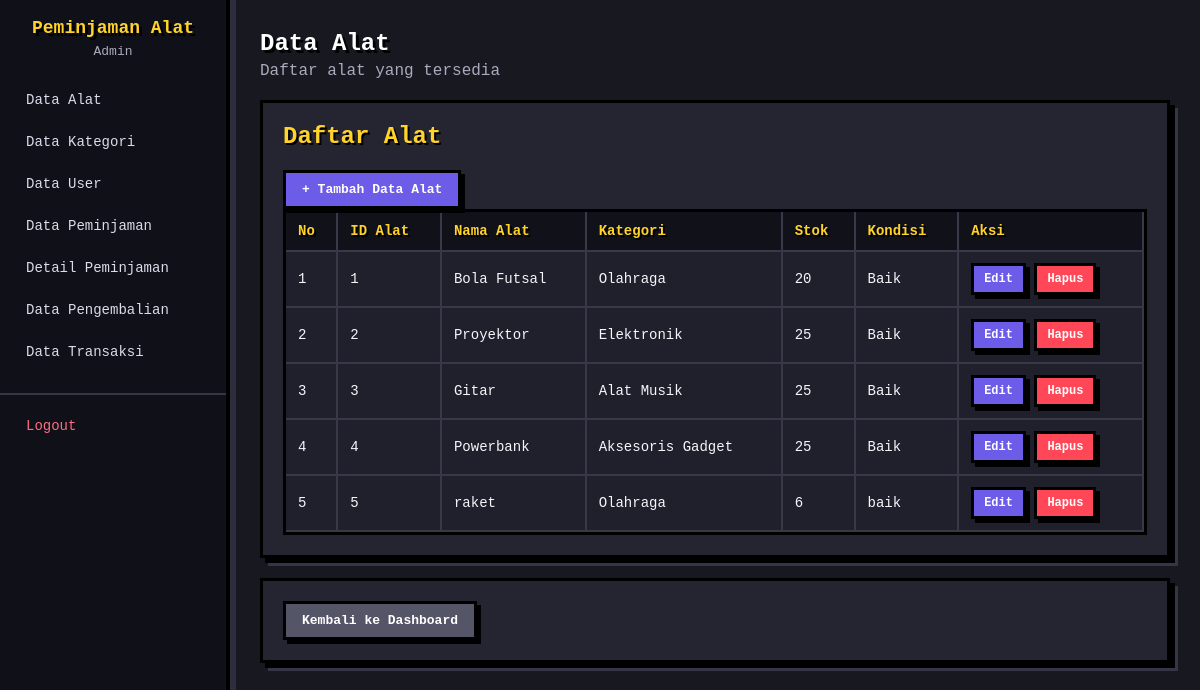
The app's page /app/data/alat/alat.php (signed in) with its own data.
### tables this page shows
CREATE TABLE `alat` (
  `id_alat` int(11) NOT NULL,
  `nama_alat` varchar(100) NOT NULL,
  `id_kategori` int(11) NOT NULL,
  `stok` int(11) NOT NULL,
  `kondisi` varchar(50) NOT NULL
);

CREATE TABLE `kategori` (
  `id_kategori` int(11) NOT NULL,
  `nama_kategori` varchar(100) NOT NULL
);

### app/data/alat/alat.php (the view, shortened to what this page needs)
<?php
include "../../config/connection.php";
$query = "SELECT alat.*, kategori.nama_kategori
          FROM alat
          INNER JOIN kategori
          ON alat.id_kategori = kategori.id_kategori";
$data = $conn->query($query);
?>
<!DOCTYPE html>
<html>
<head>
  <link rel="stylesheet" href="/ProjectUKK/public/css/style.css?v=2">
</head>
<body>
  <div class="layout">
    <div class="sidebar">
      <div class="sidebar-header">
        <h2>Peminjaman Alat</h2>
        <p>
          <?= $_SESSION['role']; ?>
        </p>
      </div>
      <ul class="sidebar-menu">
        <?php if ($_SESSION['role'] == 'Admin') { ?>
          <li>
            <a href="../../controller/admin/alat.php">
              Data Alat
            </a>
          </li>
          <li>
            <a href="../../controller/admin/kategori.php">
              Data Kategori
            </a>
          </li>
          <li>
            <a href="../../controller/admin/user.php">
              Data User
            </a>
          </li>
          <li>
            <a href="../../controller/admin/peminjaman.php">
              Data Peminjaman
            </a>
          </li>
          <li>
            <a href="../../controller/admin/detail_peminjaman.php">
              Detail Peminjaman
            </a>
          </li>
          <li>
            <a href="../../controller/admin/pengembalian.php">
              Data Pengembalian
            </a>
          </li>
          <li>
            <a href="../../controller/admin/transaksi.php">
              Data Transaksi
            </a>
          </li>
        <?php } ?>
        <li class="logout-menu">
          <a href="../../../public/logout.php">
            Logout
          </a>
        </li>
      </ul>
    </div>
    <div class="main">
      <div class="topbar">
        <div>
          <h1>Data Alat</h1>
          <p>
            Daftar alat yang tersedia
          </p>
        </div>
      </div>
      <div class="card">
        <div class="toolbar">
          <h2>Daftar Alat</h2>
          <a href="tambah.php" class="btn btn-primary">
            + Tambah Data Alat
          </a>
        </div>
        <table>
          <tr>
            <th>No</th>
            <th>ID Alat</th>
            <th>Nama Alat</th>
            <th>Kategori</th>
            <th>Stok</th>
            <th>Kondisi</th>
            <th>Aksi</th>
          </tr>
          <?php
          $no = 1;
          while ($row = $data->fetch_assoc()) {
            ?>
            <tr>
              <td>
                <?= $no++; ?>
              </td>
              <td>
                <?= $row['id_alat']; ?>
              </td>
              <td>
                <?= $row['nama_alat']; ?>
              </td>
              <td>
                <?= $row['nama_kategori']; ?>
              </td>
              <td>
                <?= $row['stok']; ?>
              </td>
              <td>
                <?= $row['kondisi']; ?>
              </td>
              <td>
                <a href="edit.php?id=<?= $row['id_alat']; ?>" class="btn btn-primary btn-sm">
                  Edit
                </a>
                <a href="hapus.php?id=<?= $row['id_alat']; ?>" class="btn btn-danger btn-sm">
                  Hapus
                </a>
              </td>
            </tr>
          <?php } ?>
        </table>
      </div>
      <div class="card">
        <?php if ($_SESSION['role'] == 'Admin') { ?>
          <a href="../../views/admin.php" class="btn btn-muted">
            Kembali ke Dashboard
          </a>
        <?php } else { ?>
          <a href="../../views/petugas.php" class="btn btn-muted">
            Kembali ke Dashboard
          </a>
        <?php } ?>
      </div>
    </div>
  </div>
</body>
</html>

### public/css/style.css (style rules this page uses)
:root { --primary: #6c5ce7; --primary-dark: #4834d4; --danger: #ff4757; --success: #2ed573; --bg: #181820; --card: #252532; --border: #45455a; --text: #f5f6fa; --muted: #aaaabd; --yellow: #ffd32a; --radius: 0px; }
* { box-sizing: border-box; }
html { scroll-behavior: smooth; }
body { margin: 0; font-family: "Courier New", monospace; background: var(--bg); color: var(--text); image-rendering: pixelated; }
.layout { display: flex; min-height: 100vh; animation: pixelIn 0.35s ease; }
.sidebar { width: 230px; background: #101018; color: white; flex-shrink: 0; padding: 18px 0; border-right: 4px solid #000; box-shadow: 6px 0 0 #2d2d3d; }
.sidebar-header { text-align: center; padding: 0 15px; margin-bottom: 20px; }
.sidebar-header h2 { font-size: 18px; margin: 0 0 6px; color: var(--yellow); text-shadow: 3px 3px 0 #000; }
.sidebar-header p { font-size: 13px; color: #aaaabd; margin: 0; }
.sidebar-menu { list-style: none; padding: 0; margin: 0; }
.sidebar-menu li { margin: 0; }
.sidebar-menu a { display: block; padding: 13px 22px; color: #dcdcea; text-decoration: none; font-size: 14px; border-left: 4px solid transparent; transition: transform 0.1s, background 0.1s, color 0.1s; }
.logout-menu { margin-top: 20px !important; border-top: 2px solid #353545; padding-top: 10px; }
.logout-menu a { color: #ff6b81; }
.main { flex: 1; padding: 30px; max-width: 1200px; animation: pixelIn 0.45s ease; }
.topbar { margin-bottom: 20px; }
.topbar h1 { font-size: 24px; margin: 0 0 5px; color: white; text-shadow: 3px 3px 0 #000; }
.topbar p { margin: 0; color: var(--muted); }
.card { background: var(--card); border: 3px solid #000; border-radius: 0; padding: 20px; margin-bottom: 20px; box-shadow: 5px 5px 0 #000, 8px 8px 0 #353545; animation: pixelIn 0.4s ease; }
.card h2 { margin-top: 0; color: var(--yellow); text-shadow: 2px 2px 0 #000; }
table { width: 100%; border-collapse: separate; border-spacing: 0; background: #20202c; font-size: 14px; border: 3px solid #000; }
th, td { padding: 11px 12px; border-right: 2px solid #383849; border-bottom: 2px solid #383849; text-align: left; }
th { background: #11111a; color: var(--yellow); font-weight: bold; text-shadow: 2px 2px 0 #000; }
.btn { display: inline-block; padding: 9px 16px; border-radius: 0; border: 3px solid #000; cursor: pointer; font-family: "Courier New", monospace; font-size: 13px; font-weight: bold; text-decoration: none; box-shadow: 4px 4px 0 #000; transition: transform 0.1s, box-shadow 0.1s; }
.btn-primary { background: var(--primary); color: white; }
.btn-danger { background: var(--danger); color: white; }
.btn-muted { background: #555568; color: white; }
.btn-sm { padding: 6px 10px; font-size: 12px; }

### records on screen
alat: id_alat "1", nama_alat "Bola Futsal", id_kategori.nama_kategori "Olahraga", stok "20", kondisi "Baik"
alat: id_alat "2", nama_alat "Proyektor", id_kategori.nama_kategori "Elektronik", stok "25", kondisi "Baik"
alat: id_alat "3", nama_alat "Gitar", id_kategori.nama_kategori "Alat Musik", stok "25", kondisi "Baik"
alat: id_alat "4", nama_alat "Powerbank", id_kategori.nama_kategori "Aksesoris Gadget", stok "25", kondisi "Baik"
alat: id_alat "5", nama_alat "raket", id_kategori.nama_kategori "Olahraga", stok "6", kondisi "baik"

### other values on screen
$_SESSION['role'] "Admin"
